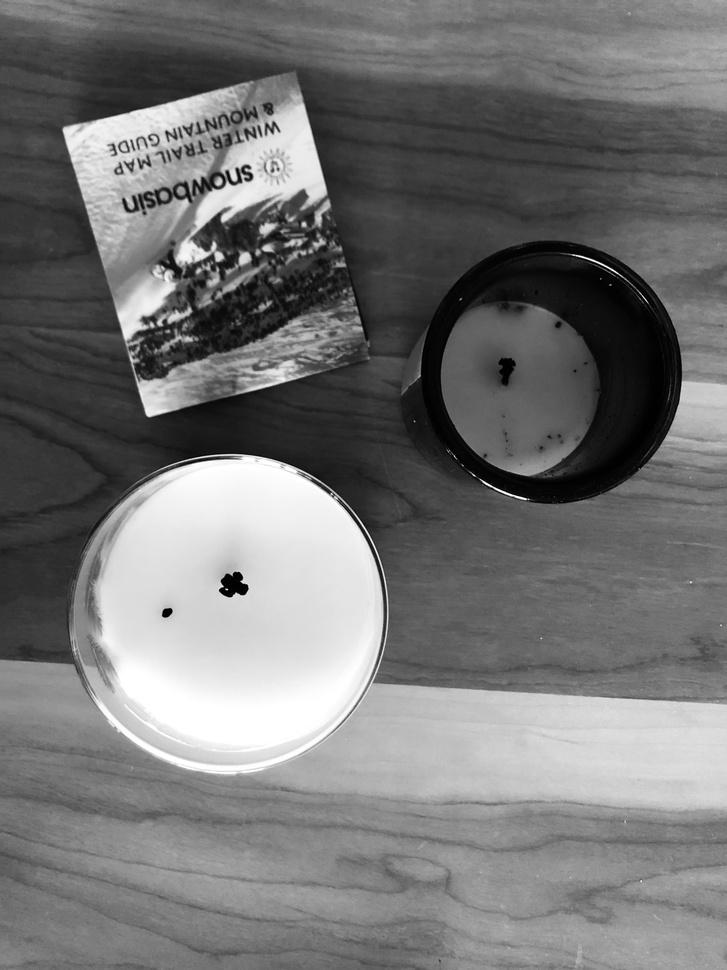
#> input picture Duke_Image_Video_Processing_Homework/data/circlesAndLines.jpg, 727 x 970 px, shrunk from 3024 x 4032 before the run, found by its file name
$ python week5.py
#> lines starting #> are read from the running program, lines starting #| are printed output that depends on the picture
import cv2
import numpy as np
import sys
import operator
import math
import time
from matplotlib import pyplot as plt

# accumulator = {tuple([0,0,0]): 0}

def HoughXfm_Circle(x_points, y_points):
	x_center_points = np.arange(min(x_points), max(x_points), 1)
	y_center_points = np.arange(min(y_points), max(y_points), 1)

	accumulator = np.zeros((len(x_center_points), len(y_center_points), len(x_center_points)))
	for x in range(len(x_points)):
		for y in range(len(y_points)):
			for xc in range(len(x_center_points)):
				for yc in range(len(y_center_points)):
					radius_sqrd = (x_points[x] - x_center_points[xc])**2 + (y_points[y] - y_center_points[yc])**2
					accumulator[x_center_points[xc], y_center_points[yc], radius_sqrd] = accumulator[x_center_points[xc], y_center_points[yc], radius_sqrd] + 1
					# [5 lines of commented-out code are left out]
	print("Max Votes: ", numpy.where(accumulator == numpy.amax(accumulator)))
	# [7 lines of commented-out code are left out]

def test():
	radius = 5.0
	xc = 10.0
	yc = 10.0
	x_points = []
	y_points = []
	theta = np.arange(0, 2*np.pi, np.pi/64)
	for t in range(len(theta)):
		x = xc + (radius * np.cos(theta[t]))
		y = yc + (radius * np.sin(theta[t]))
		x_points.append(x)
		y_points.append(y)

	tic = time.perf_counter()
	HoughXfm_Circle(x_points, y_points)
	toc = time.perf_counter()
	print(f"Computation time {toc - tic:0.4f}")

if __name__ == '__main__':
	img = cv2.imread('circlesAndLines.jpg', 0)
#> img is the input picture: shape (970, 727); min 0, max 255, mean 116.5
	edges = cv2.Canny(img, 50, 150, apertureSize=3)
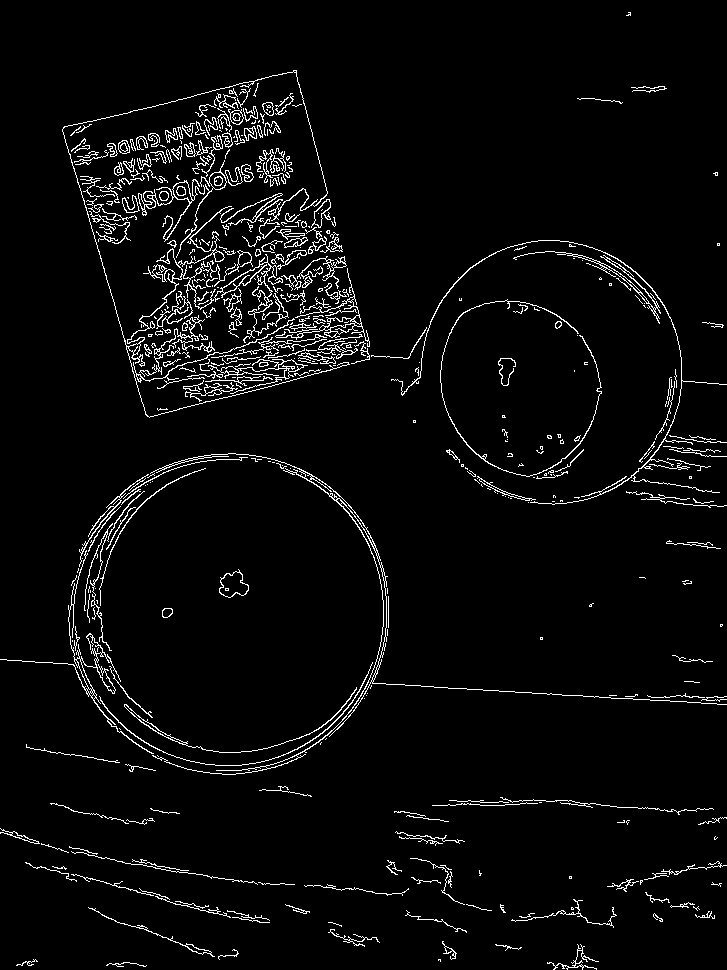
#> edges: shape (970, 727); 3.9% white in thin lines or dots
	x_list = []
	y_list = []
	for i in range(np.size(edges, 0)):
		for j in range(np.size(edges, 1)):
			if edges[i,j] != 0.0:
				x_list.append(i)
				y_list.append(j)

	# print(len(x_list[1::1000]))
	x_list = x_list[1::1000]
#> x_list = 28 values from 12 to 944
	y_list = y_list[1::1000]
	# HoughXfm_Circle(x_list, y_list)
	test()
#> (the run stopped early here; a loop or call above may not have finished)
